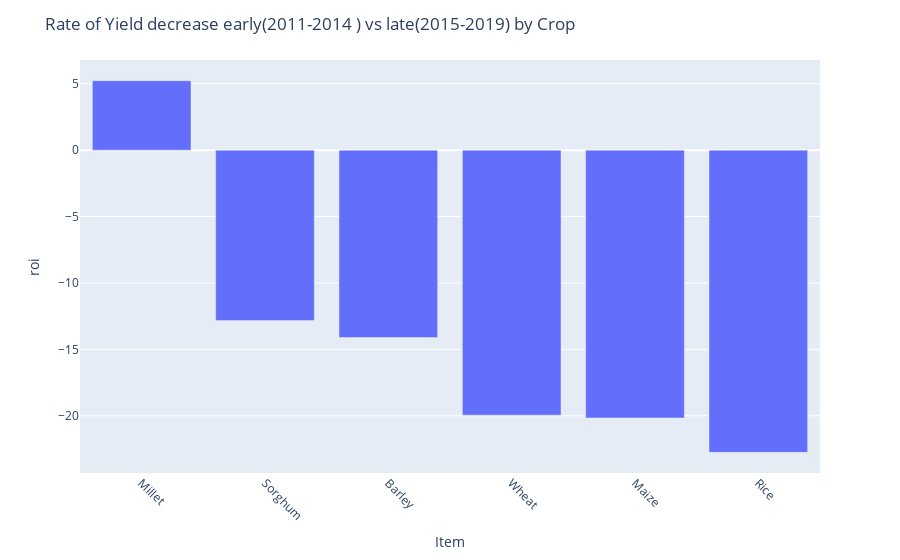
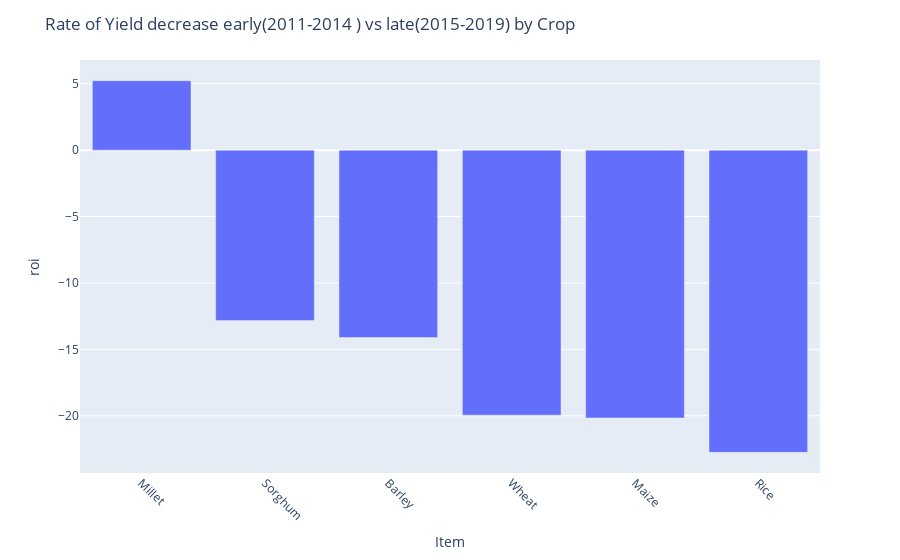

Notebook source saved alongside these figures, in order:
### Code cell
# plot the rate of change 
fig = px.bar(df_crop_early_late_item, x="Item", y= "roi").update_xaxes(categoryorder="max descending")
fig.update_layout(xaxis_tickangle = 45, title = 'Rate of Yield decrease early(2011-2014 ) vs late(2015-2019) by Crop' )
fig.show()

### Figure 1 — Plotly figure (JSON) as saved in the notebook; plotly's stock layout.template omitted (floating-point values rounded to 4 significant figures)
{"data": [{"alignmentgroup": "True", "hoverlabel": {"namelength": 0}, "hovertemplate": "Item=%{x}<br>roi=%{y}", "legendgroup": "", "marker": {"color": "#636efa"}, "name": "", "offsetgroup": "", "orientation": "v", "showlegend": false, "textposition": "auto", "type": "bar", "x": ["Barley", "Maize", "Millet", "Rice", "Sorghum", "Wheat"], "xaxis": "x", "y": [-14.11, -20.17, 5.236, -22.76, -12.83, -19.96], "yaxis": "y"}], "layout": {"barmode": "relative", "legend": {"tracegroupgap": 0}, "margin": {"t": 60}, "title": {"text": "Rate of Yield decrease early(2011-2014 ) vs late(2015-2019) by Crop"}, "xaxis": {"anchor": "y", "categoryorder": "max descending", "domain": [0, 1], "tickangle": 45, "title": {"text": "Item"}}, "yaxis": {"anchor": "x", "domain": [0, 1], "title": {"text": "roi"}}}}

### Figure 2 — Plotly figure (JSON) as saved in the notebook; plotly's stock layout.template omitted (floating-point values rounded to 4 significant figures)
{"data": [{"alignmentgroup": "True", "hoverlabel": {"namelength": 0}, "hovertemplate": "Item=%{x}<br>roi=%{y}", "legendgroup": "", "marker": {"color": "#636efa"}, "name": "", "offsetgroup": "", "orientation": "v", "showlegend": false, "textposition": "auto", "type": "bar", "x": ["Barley", "Maize", "Millet", "Rice", "Sorghum", "Wheat"], "xaxis": "x", "y": [-14.11, -20.17, 5.236, -22.76, -12.83, -19.96], "yaxis": "y"}], "layout": {"barmode": "relative", "legend": {"tracegroupgap": 0}, "margin": {"t": 60}, "title": {"text": "Rate of Yield decrease early(2011-2014 ) vs late(2015-2019) by Crop"}, "xaxis": {"anchor": "y", "categoryorder": "max descending", "domain": [0, 1], "tickangle": 45, "title": {"text": "Item"}}, "yaxis": {"anchor": "x", "domain": [0, 1], "title": {"text": "roi"}}}}
